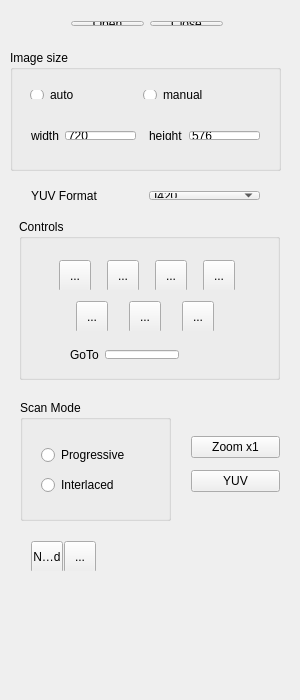
<?xml version="1.0" encoding="UTF-8"?>
<ui version="4.0">
 <class>UserInterfaceMainWindow</class>
 <widget class="QMainWindow" name="UserInterfaceMainWindow">
  <property name="geometry">
   <rect>
    <x>0</x>
    <y>0</y>
    <width>300</width>
    <height>700</height>
   </rect>
  </property>
  <property name="windowTitle">
   <string>UserInterfaceMainWindow</string>
  </property>
  <widget class="QWidget" name="centralWidget">
   <widget class="QGroupBox" name="groupBoxSize">
    <property name="geometry">
     <rect>
      <x>10</x>
      <y>50</y>
      <width>271</width>
      <height>121</height>
     </rect>
    </property>
    <property name="title">
     <string>Image size</string>
    </property>
    <widget class="QWidget" name="horizontalLayoutWidget">
     <property name="geometry">
      <rect>
       <x>10</x>
       <y>70</y>
       <width>251</width>
       <height>31</height>
      </rect>
     </property>
     <layout class="QHBoxLayout" name="horizontalLayout">
      <item>
       <widget class="QLabel" name="labelWidth">
        <property name="text">
         <string>width</string>
        </property>
       </widget>
      </item>
      <item>
       <widget class="QLineEdit" name="lineEditWidth">
        <property name="text">
         <string>720</string>
        </property>
       </widget>
      </item>
      <item>
       <spacer name="horizontalSpacer_2">
        <property name="orientation">
         <enum>Qt::Horizontal</enum>
        </property>
        <property name="sizeHint" stdset="0">
         <size>
          <width>40</width>
          <height>20</height>
         </size>
        </property>
       </spacer>
      </item>
      <item>
       <spacer name="horizontalSpacer">
        <property name="orientation">
         <enum>Qt::Horizontal</enum>
        </property>
        <property name="sizeHint" stdset="0">
         <size>
          <width>40</width>
          <height>20</height>
         </size>
        </property>
       </spacer>
      </item>
      <item>
       <widget class="QLabel" name="labelHeight">
        <property name="text">
         <string>height</string>
        </property>
       </widget>
      </item>
      <item>
       <widget class="QLineEdit" name="lineEditHeight">
        <property name="text">
         <string>576</string>
        </property>
       </widget>
      </item>
     </layout>
    </widget>
    <widget class="QWidget" name="horizontalLayoutWidget_2">
     <property name="geometry">
      <rect>
       <x>9</x>
       <y>29</y>
       <width>241</width>
       <height>31</height>
      </rect>
     </property>
     <layout class="QHBoxLayout" name="horizontalLayout_2">
      <item>
       <widget class="QRadioButton" name="radioButtonAutoSize">
        <property name="text">
         <string>auto</string>
        </property>
       </widget>
      </item>
      <item>
       <widget class="QRadioButton" name="radioButtonManualSize">
        <property name="text">
         <string>manual</string>
        </property>
       </widget>
      </item>
     </layout>
    </widget>
   </widget>
   <widget class="QWidget" name="horizontalLayoutWidget_3">
    <property name="geometry">
     <rect>
      <x>20</x>
      <y>180</y>
      <width>251</width>
      <height>31</height>
     </rect>
    </property>
    <layout class="QHBoxLayout" name="horizontalLayout_3">
     <item>
      <widget class="QLabel" name="labelYuvFormat">
       <property name="text">
        <string>YUV Format</string>
       </property>
      </widget>
     </item>
     <item>
      <widget class="QComboBox" name="comboBoxYuvFormat">
       <item>
        <property name="text">
         <string>I420</string>
        </property>
       </item>
       <item>
        <property name="text">
         <string>UYVY</string>
        </property>
       </item>
      </widget>
     </item>
    </layout>
   </widget>
   <widget class="QGroupBox" name="groupBox">
    <property name="geometry">
     <rect>
      <x>19</x>
      <y>219</y>
      <width>261</width>
      <height>161</height>
     </rect>
    </property>
    <property name="title">
     <string>Controls</string>
    </property>
    <widget class="QWidget" name="horizontalLayoutWidget_5">
     <property name="geometry">
      <rect>
       <x>19</x>
       <y>30</y>
       <width>221</width>
       <height>41</height>
      </rect>
     </property>
     <layout class="QHBoxLayout" name="horizontalLayout_6">
      <item>
       <widget class="QToolButton" name="toolButtonFastBackward">
        <property name="minimumSize">
         <size>
          <width>32</width>
          <height>32</height>
         </size>
        </property>
        <property name="maximumSize">
         <size>
          <width>32</width>
          <height>32</height>
         </size>
        </property>
        <property name="text">
         <string>...</string>
        </property>
        <property name="iconSize">
         <size>
          <width>24</width>
          <height>24</height>
         </size>
        </property>
       </widget>
      </item>
      <item>
       <widget class="QToolButton" name="toolButtonPreviousFrame">
        <property name="minimumSize">
         <size>
          <width>32</width>
          <height>32</height>
         </size>
        </property>
        <property name="maximumSize">
         <size>
          <width>32</width>
          <height>32</height>
         </size>
        </property>
        <property name="text">
         <string>...</string>
        </property>
        <property name="iconSize">
         <size>
          <width>24</width>
          <height>24</height>
         </size>
        </property>
       </widget>
      </item>
      <item>
       <widget class="QToolButton" name="toolButtonNextFrame">
        <property name="minimumSize">
         <size>
          <width>32</width>
          <height>32</height>
         </size>
        </property>
        <property name="maximumSize">
         <size>
          <width>32</width>
          <height>32</height>
         </size>
        </property>
        <property name="text">
         <string>...</string>
        </property>
        <property name="iconSize">
         <size>
          <width>24</width>
          <height>24</height>
         </size>
        </property>
       </widget>
      </item>
      <item>
       <widget class="QToolButton" name="toolButtonFastForward">
        <property name="minimumSize">
         <size>
          <width>32</width>
          <height>32</height>
         </size>
        </property>
        <property name="maximumSize">
         <size>
          <width>32</width>
          <height>32</height>
         </size>
        </property>
        <property name="text">
         <string>...</string>
        </property>
        <property name="iconSize">
         <size>
          <width>24</width>
          <height>24</height>
         </size>
        </property>
       </widget>
      </item>
     </layout>
    </widget>
    <widget class="QWidget" name="horizontalLayoutWidget_6">
     <property name="geometry">
      <rect>
       <x>40</x>
       <y>120</y>
       <width>131</width>
       <height>31</height>
      </rect>
     </property>
     <layout class="QHBoxLayout" name="horizontalLayout_7">
      <item>
       <widget class="QLabel" name="labelGoTo">
        <property name="text">
         <string>GoTo</string>
        </property>
       </widget>
      </item>
      <item>
       <widget class="QLineEdit" name="lineEditGoTo"/>
      </item>
     </layout>
    </widget>
   </widget>
   <widget class="QWidget" name="layoutWidget">
    <property name="geometry">
     <rect>
      <x>60</x>
      <y>10</y>
      <width>174</width>
      <height>27</height>
     </rect>
    </property>
    <layout class="QHBoxLayout" name="horizontalLayout_4">
     <item>
      <widget class="QPushButton" name="pushButtonOpen">
       <property name="text">
        <string>Open</string>
       </property>
      </widget>
     </item>
     <item>
      <spacer name="horizontalSpacer_3">
       <property name="orientation">
        <enum>Qt::Horizontal</enum>
       </property>
       <property name="sizeHint" stdset="0">
        <size>
         <width>300</width>
         <height>20</height>
        </size>
       </property>
      </spacer>
     </item>
     <item>
      <widget class="QPushButton" name="pushButtonClose">
       <property name="text">
        <string>Close</string>
       </property>
      </widget>
     </item>
    </layout>
   </widget>
   <widget class="QWidget" name="horizontalLayoutWidget_4">
    <property name="geometry">
     <rect>
      <x>50</x>
      <y>290</y>
      <width>191</width>
      <height>41</height>
     </rect>
    </property>
    <layout class="QHBoxLayout" name="horizontalLayout_5">
     <item>
      <widget class="QToolButton" name="toolButtonPlayBackward">
       <property name="minimumSize">
        <size>
         <width>32</width>
         <height>32</height>
        </size>
       </property>
       <property name="maximumSize">
        <size>
         <width>32</width>
         <height>32</height>
        </size>
       </property>
       <property name="text">
        <string>...</string>
       </property>
       <property name="iconSize">
        <size>
         <width>24</width>
         <height>24</height>
        </size>
       </property>
      </widget>
     </item>
     <item>
      <widget class="QToolButton" name="toolButtonPause">
       <property name="minimumSize">
        <size>
         <width>32</width>
         <height>32</height>
        </size>
       </property>
       <property name="maximumSize">
        <size>
         <width>32</width>
         <height>32</height>
        </size>
       </property>
       <property name="text">
        <string>...</string>
       </property>
       <property name="iconSize">
        <size>
         <width>24</width>
         <height>24</height>
        </size>
       </property>
      </widget>
     </item>
     <item>
      <widget class="QToolButton" name="toolButtonPlayForward">
       <property name="minimumSize">
        <size>
         <width>32</width>
         <height>32</height>
        </size>
       </property>
       <property name="maximumSize">
        <size>
         <width>32</width>
         <height>32</height>
        </size>
       </property>
       <property name="text">
        <string>...</string>
       </property>
       <property name="iconSize">
        <size>
         <width>24</width>
         <height>24</height>
        </size>
       </property>
      </widget>
     </item>
    </layout>
   </widget>
   <widget class="QGroupBox" name="groupBoxScanMode">
    <property name="geometry">
     <rect>
      <x>20</x>
      <y>400</y>
      <width>151</width>
      <height>121</height>
     </rect>
    </property>
    <property name="title">
     <string>Scan Mode</string>
    </property>
    <widget class="QWidget" name="verticalLayoutWidget">
     <property name="geometry">
      <rect>
       <x>10</x>
       <y>30</y>
       <width>131</width>
       <height>81</height>
      </rect>
     </property>
     <layout class="QVBoxLayout" name="verticalLayout_2">
      <item>
       <widget class="QRadioButton" name="radioButtonProgressive">
        <property name="text">
         <string>Progressive</string>
        </property>
       </widget>
      </item>
      <item>
       <widget class="QRadioButton" name="radioButtonInterlaced">
        <property name="text">
         <string>Interlaced</string>
        </property>
       </widget>
      </item>
     </layout>
    </widget>
   </widget>
   <widget class="QWidget" name="verticalLayoutWidget_2">
    <property name="geometry">
     <rect>
      <x>180</x>
      <y>419</y>
      <width>111</width>
      <height>91</height>
     </rect>
    </property>
    <layout class="QVBoxLayout" name="verticalLayout_3">
     <item>
      <widget class="QPushButton" name="pushButtonZoom">
       <property name="text">
        <string>Zoom x1</string>
       </property>
      </widget>
     </item>
     <item>
      <widget class="QPushButton" name="pushButtonYUV">
       <property name="text">
        <string>YUV</string>
       </property>
      </widget>
     </item>
    </layout>
   </widget>
   <widget class="QWidget" name="horizontalLayoutWidget_7">
    <property name="geometry">
     <rect>
      <x>20</x>
      <y>530</y>
      <width>81</width>
      <height>41</height>
     </rect>
    </property>
    <layout class="QHBoxLayout" name="horizontalLayout_8">
     <item>
      <widget class="QToolButton" name="toolButtonGrid">
       <property name="minimumSize">
        <size>
         <width>32</width>
         <height>32</height>
        </size>
       </property>
       <property name="maximumSize">
        <size>
         <width>32</width>
         <height>32</height>
        </size>
       </property>
       <property name="text">
        <string>NoGrid</string>
       </property>
       <property name="iconSize">
        <size>
         <width>24</width>
         <height>24</height>
        </size>
       </property>
      </widget>
     </item>
     <item>
      <widget class="QToolButton" name="toolButtonMagnifier">
       <property name="minimumSize">
        <size>
         <width>32</width>
         <height>32</height>
        </size>
       </property>
       <property name="maximumSize">
        <size>
         <width>32</width>
         <height>32</height>
        </size>
       </property>
       <property name="text">
        <string>...</string>
       </property>
       <property name="iconSize">
        <size>
         <width>24</width>
         <height>24</height>
        </size>
       </property>
      </widget>
     </item>
    </layout>
   </widget>
  </widget>
 </widget>
 <layoutdefault spacing="6" margin="11"/>
 <resources/>
 <connections/>
</ui>
